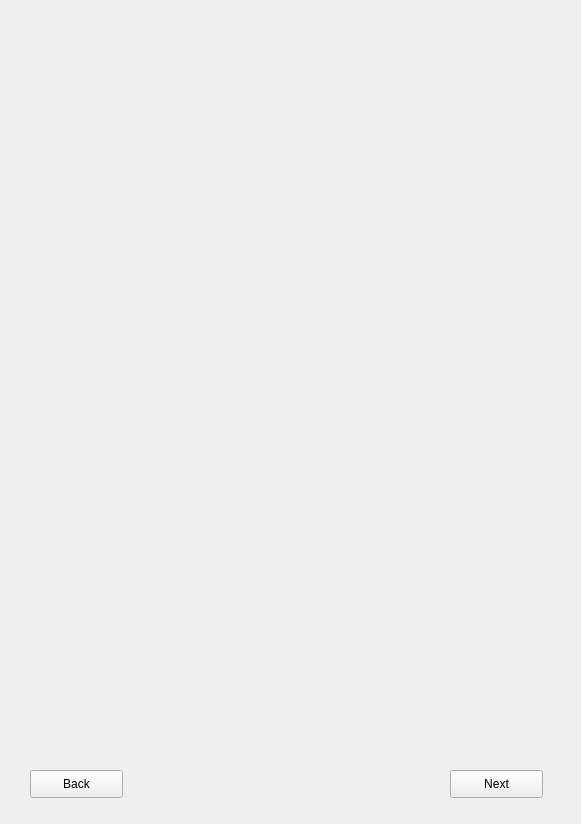
<?xml version="1.0" encoding="UTF-8"?>
<ui version="4.0">
 <class>Form</class>
 <widget class="QWidget" name="Form">
  <property name="geometry">
   <rect>
    <x>0</x>
    <y>0</y>
    <width>581</width>
    <height>824</height>
   </rect>
  </property>
  <property name="windowTitle">
   <string>Form</string>
  </property>
  <widget class="QPushButton" name="btnBack">
   <property name="geometry">
    <rect>
     <x>30</x>
     <y>770</y>
     <width>93</width>
     <height>28</height>
    </rect>
   </property>
   <property name="text">
    <string>Back</string>
   </property>
  </widget>
  <widget class="QPushButton" name="btnNext">
   <property name="geometry">
    <rect>
     <x>450</x>
     <y>770</y>
     <width>93</width>
     <height>28</height>
    </rect>
   </property>
   <property name="text">
    <string>Next</string>
   </property>
  </widget>
  <widget class="QWidget" name="layoutWidget">
   <property name="geometry">
    <rect>
     <x>40</x>
     <y>70</y>
     <width>491</width>
     <height>671</height>
    </rect>
   </property>
   <layout class="QVBoxLayout" name="verticalLayout">
    <item>
     <widget class="QLabel" name="lbusername">
      <property name="text">
       <string/>
      </property>
     </widget>
    </item>
    <item>
     <widget class="QLabel" name="lbusername_2">
      <property name="text">
       <string/>
      </property>
     </widget>
    </item>
    <item>
     <widget class="QLabel" name="lbusername_3">
      <property name="text">
       <string/>
      </property>
     </widget>
    </item>
    <item>
     <widget class="QLabel" name="lbusername_4">
      <property name="text">
       <string/>
      </property>
     </widget>
    </item>
    <item>
     <widget class="QLabel" name="lbusername_5">
      <property name="text">
       <string/>
      </property>
     </widget>
    </item>
    <item>
     <widget class="QLabel" name="lbusername_6">
      <property name="text">
       <string/>
      </property>
     </widget>
    </item>
    <item>
     <widget class="QLabel" name="lbusername_7">
      <property name="text">
       <string/>
      </property>
     </widget>
    </item>
    <item>
     <widget class="QLabel" name="lbusername_8">
      <property name="text">
       <string/>
      </property>
     </widget>
    </item>
    <item>
     <widget class="QLabel" name="lbusername_9">
      <property name="text">
       <string/>
      </property>
     </widget>
    </item>
    <item>
     <widget class="QLabel" name="lbusername_10">
      <property name="text">
       <string/>
      </property>
     </widget>
    </item>
   </layout>
  </widget>
 </widget>
 <resources/>
 <connections/>
</ui>
